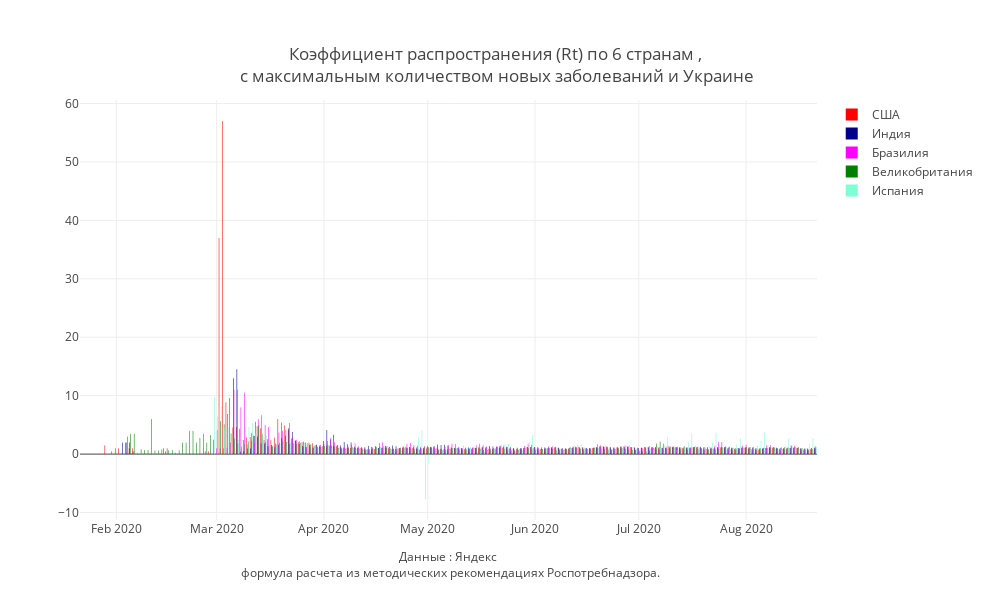

This figure's notebook cell:
### Code cell
#mask = (X.Date>datetime.date(2020,5,1))&(X.Region.isin(regions_towatch))

colors_dict = { "США": "red",
                "Бразилия": "magenta",
                "Россия": "goldenrod",
                "Индия": "darkblue",
                "Великобритания": "green",
                 'Испания': 'aquamarine'}
fig = go.Figure()
for i in country_towatch:
    mask = X['Country'] == i
        
    fig.add_trace(
        
        go.Bar(
        name = f'{i}',
        x=X[mask].Date,
        y=X[mask].Rt,
        text=round(X[mask].Rt,3),
        textposition='inside',
        marker_color= colors_dict.get(i),
        
        showlegend=True))




                  
fig.update_layout(
    annotations=[
        
            dict(x=0.5,y=-0.15,
            showarrow=False,
            text="Данные : Яндекс <br> формула расчета из методических рекомендациях Роспотребнадзора.",
            xref="paper",
            yref="paper")],
                  title = "Коэффициент распространения (Rt) по 6 странам ,<br> с максимальным количеством новых заболеваний и Украине ",
                  title_x = 0.5,
                  title_y= 0.9,
                  title_xanchor = "center",
                  title_yanchor = "bottom", 
                 # legend_x = 0.05,legend_y = 0.9,
                  width = 990, height = 600,template = 'gridon',
    
    
                 # xaxis_title='Коэффициент рассчитан, исходя из данных оперативного штаба и <br>' + 
                               #' формулы расчета в методических рекомендациях Роспотребнадзора. ',
    yaxis_title = ' '
)


fig.show()

### Figure 1 — Plotly figure (JSON) as saved in the notebook; plotly's stock layout.template omitted (floating-point values rounded to 4 significant figures; data arrays with more than 128 entries replaced by an {"elided": "..."} marker saying what was removed)
{"data": [{"marker": {"color": "red"}, "name": "США", "showlegend": true, "text": {"elided": "213 float values"}, "textposition": "inside", "type": "bar", "x": {"elided": "213 str values"}, "y": {"elided": "213 float values"}}, {"marker": {"color": "darkblue"}, "name": "Индия", "showlegend": true, "text": {"elided": "213 float values"}, "textposition": "inside", "type": "bar", "x": {"elided": "213 str values"}, "y": {"elided": "213 float values"}}, {"marker": {"color": "magenta"}, "name": "Бразилия", "showlegend": true, "text": {"elided": "213 float values"}, "textposition": "inside", "type": "bar", "x": {"elided": "213 str values"}, "y": {"elided": "213 float values"}}, {"marker": {"color": "green"}, "name": "Великобритания", "showlegend": true, "text": {"elided": "213 float values"}, "textposition": "inside", "type": "bar", "x": {"elided": "213 str values"}, "y": {"elided": "213 float values"}}, {"marker": {"color": "aquamarine"}, "name": "Испания", "showlegend": true, "text": {"elided": "213 float values"}, "textposition": "inside", "type": "bar", "x": {"elided": "213 str values"}, "y": {"elided": "213 float values"}}], "layout": {"annotations": [{"showarrow": false, "text": "Данные : Яндекс <br> формула расчета из методических рекомендациях Роспотребнадзора.", "x": 0.5, "xref": "paper", "y": -0.15, "yref": "paper"}], "height": 600, "title": {"text": "Коэффициент распространения (Rt) по 6 странам ,<br> с максимальным количеством новых заболеваний и Украине ", "x": 0.5, "xanchor": "center", "y": 0.9, "yanchor": "bottom"}, "width": 990, "yaxis": {"title": {"text": " "}}}}
